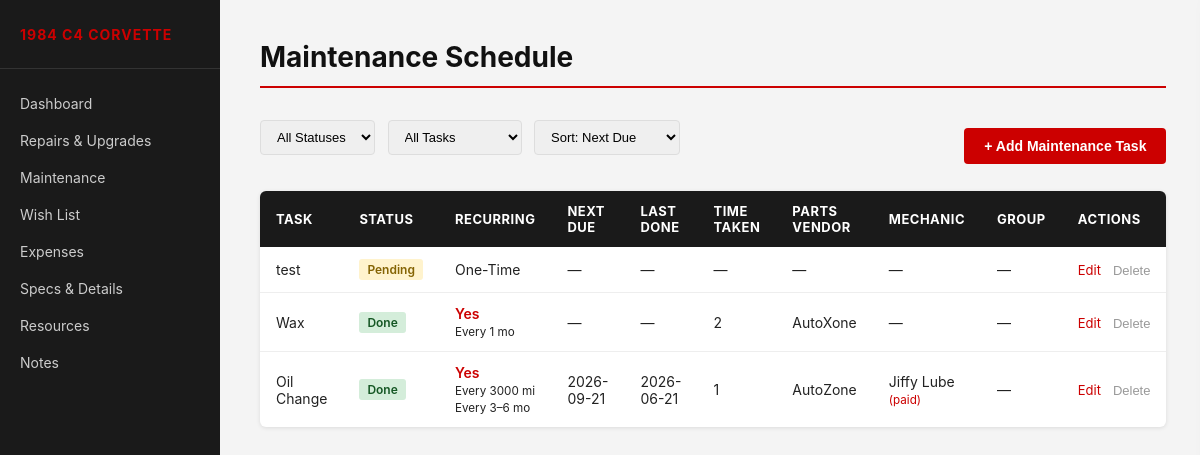
/maintenance, run on an earlier commit of the app's database.
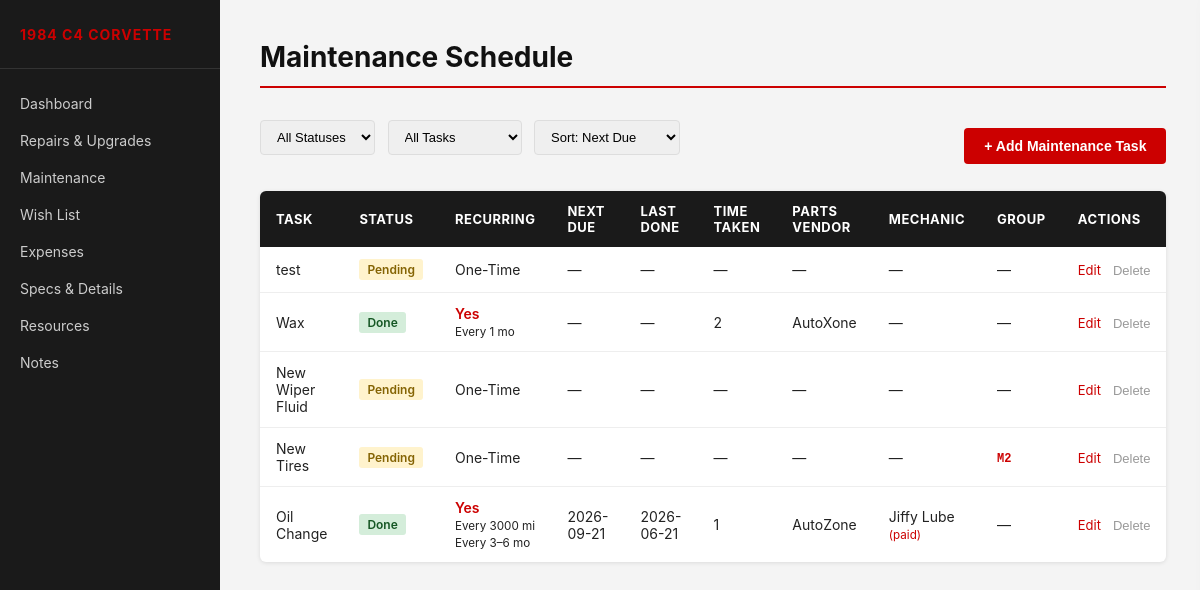
And on a later commit of the database.
### tables this page shows
CREATE TABLE maintenance (
            id INTEGER PRIMARY KEY AUTOINCREMENT,
            task TEXT NOT NULL,
            status TEXT DEFAULT 'Pending',
            start_date TEXT,
            start_date_unknown INTEGER DEFAULT 0,
            finish_date TEXT,
            finish_date_unknown INTEGER DEFAULT 0,
            time_taken TEXT,
            paid_for_service INTEGER DEFAULT 0,
            mechanic TEXT,
            vendor TEXT,
            purchase_link TEXT,
            recurring INTEGER DEFAULT 0,
            frequency_miles INTEGER,
            frequency_months_min INTEGER,
            frequency_months_max INTEGER,
            next_due_date TEXT,
            notes TEXT
        , group_id INTEGER REFERENCES groups(id));

CREATE TABLE groups (
            id   INTEGER PRIMARY KEY AUTOINCREMENT,
            name TEXT NOT NULL,
            type TEXT NOT NULL,
            code TEXT UNIQUE,
            notes TEXT
        );

### app.py (the view)
@app.route("/maintenance")
def maintenance():
    from datetime import datetime, timedelta
    db = get_db()
    status_filter = request.args.get("status", "")
    recurring_filter = request.args.get("recurring", "")
    sort = request.args.get("sort", "next_due_date")
    allowed_sorts = ["next_due_date", "finish_date", "task", "id"]
    if sort not in allowed_sorts:
        sort = "next_due_date"
    query = "SELECT t.*, g.code AS group_code FROM maintenance t LEFT JOIN groups g ON t.group_id = g.id"
    params = []
    conditions = []
    if status_filter:
        conditions.append("t.status = ?")
        params.append(status_filter)
    if recurring_filter:
        conditions.append("t.recurring = ?")
        params.append(1 if recurring_filter == "1" else 0)
    if conditions:
        query += " WHERE " + " AND ".join(conditions)
    query += f" ORDER BY t.{sort}"
    tasks = [dict(t) for t in db.execute(query, params).fetchall()]
    groups = [dict(g) for g in db.execute("SELECT * FROM groups ORDER BY type, id").fetchall()]
    db.close()
    return render_template("maintenance.html", tasks=tasks, groups=groups,
                           request_status=status_filter,
                           request_recurring=recurring_filter,
                           request_sort=sort)

### app.py (called while the page is built)
def get_db():
    conn = sqlite3.connect(DATABASE)
    conn.row_factory = sqlite3.Row
    return conn

### templates/maintenance.html (shortened to what this page needs)
{% extends "base.html" %}
{% block page_title %}Maintenance Schedule{% endblock %}
{% block content %}
<div class="page-toolbar">
    <div class="filter-bar">
        <form method="GET" action="/maintenance" id="filter-form">
            <select name="status" onchange="this.form.submit()">
                <option value="">All Statuses</option>
            </select>
            <select name="recurring" onchange="this.form.submit()">
                <option value="">All Tasks</option>
            </select>
            <select name="sort" onchange="this.form.submit()">
                <option value="next_due_date" {{ 'selected' if request_sort == 'next_due_date' else '' }}>Sort: Next Due</option>
            </select>
        </form>
    </div>
    <button class="btn-add" onclick="openDrawer()">+ Add Maintenance Task</button>
</div>
{% if tasks %}
<table>
    <thead>
        <tr>
            <th>Task</th>
            <th>Status</th>
            <th>Recurring</th>
            <th>Next Due</th>
            <th>Last Done</th>
            <th>Time Taken</th>
            <th>Parts Vendor</th>
            <th>Mechanic</th>
            <th>Group</th>
            <th>Actions</th>
        </tr>
    </thead>
    <tbody>
        {% for task in tasks %}
        <tr>
            <td>
                {{ task.task }}
            </td>
            <td><span class="status-badge status-{{ task.status | lower }}">{{ task.status }}</span></td>
            <td>
                {% if task.recurring %}
                    <span style="color:#cc0000; font-weight:600;">Yes</span>
                    {% if task.frequency_miles %}
                    <br><small>Every {{ task.frequency_miles }} mi</small>
                    {% endif %}
                    {% if task.frequency_months_min %}
                    <br><small>Every {{ task.frequency_months_min }}{% if task.frequency_months_max %}–{{ task.frequency_months_max }}{% endif %} mo</small>
                    {% endif %}
                {% else %}
                    One-Time
                {% endif %}
            </td>
            <td>{{ task.next_due_date or '—' }}</td>
            <td>{{ 'Unknown' if task.finish_date_unknown else (task.finish_date or '—') }}</td>
            <td>{{ task.time_taken or '—' }}</td>
            <td>{{ task.vendor or '—' }}</td>
            <td>
                {% if task.mechanic %}
                {{ task.mechanic }}{% if task.paid_for_service %} <small style="color:#cc0000;">(paid)</small>{% endif %}
                {% else %}—{% endif %}
            </td>
            <td>
                {% if task.group_code %}
                <span class="expense-code">{{ task.group_code }}</span>
                {% else %}—{% endif %}
            </td>
            <td class="actions">
                <a href="#" data-task='{{ task | tojson }}' onclick="openEditDrawer(this)">Edit</a>
                <form action="/maintenance/delete/{{ task.id }}" method="POST" style="display:inline"
                      onsubmit="return confirm('Delete this task?')">
                    <button type="submit" class="btn-delete">Delete</button>
                </form>
            </td>
        </tr>
        {% endfor %}
    </tbody>
</table>
{% else %}
<p class="empty-state">No maintenance tasks yet. Click <strong>+ Add Maintenance Task</strong> to get started.</p>
{% endif %}
{% endblock %}

What changed in the data, as far as the page shows it:
added maintenance: task "New Wiper Fluid", status "Pending", recurring "One-Time", next_due_date "—", finish_date_unknown "—", time_taken "—", vendor "—"
added maintenance: task "New Tires", status "Pending", recurring "One-Time", next_due_date "—", finish_date_unknown "—", time_taken "—", vendor "—", group_code "M2"
